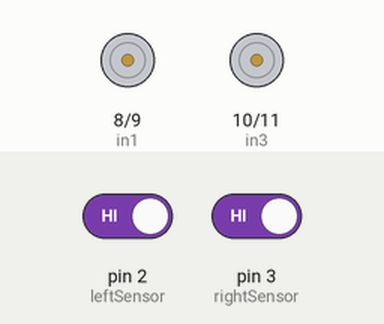
Bench run of a sketch on a simulated Arduino Uno, built with avr-gcc and run on an emulated ATmega328P. Parts: motor-driver pin pairs drawn as motors (green arrow = first pin HIGH = forward, orange = second pin HIGH = backward, longer = more drive). Inputs (shaded band) come from the test bench; at power-on: pin 2 (leftSensor) HIGH, pin 3 (rightSensor) HIGH. What the sketch prints to the serial monitor is not drawn.

Above: at 1.2 s.
1.3 s: pin 2 (leftSensor) driven LOW
At 2.5 s:
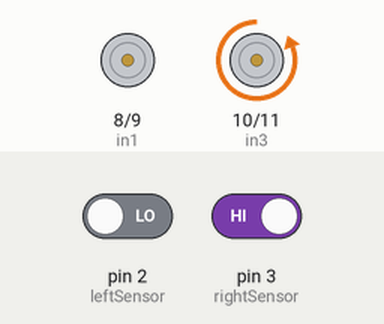
2.8 s: pin 3 (rightSensor) driven LOW
At 3.8 s:
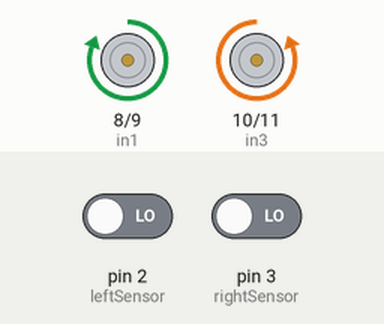
4.3 s: pin 2 (leftSensor) driven HIGH
At 5.0 s:
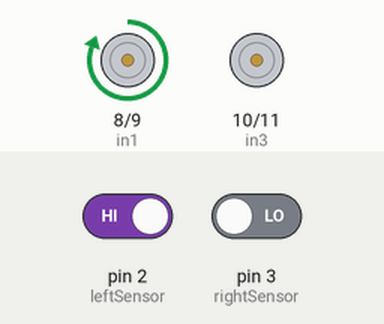
5.8 s: pin 3 (rightSensor) driven HIGH
At 6.1 s:
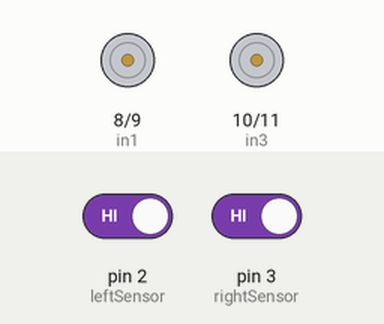
Timing chart, 0 to 8.3 s (numbered marks = the images above; inputs shaded):
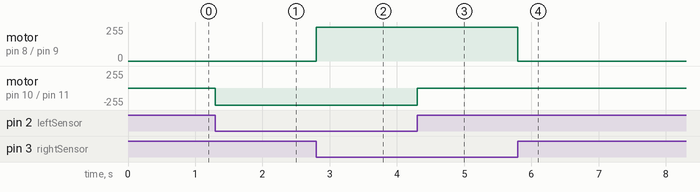

The sketch:

line_follower.ino
```cpp
/*
 * Project: Basic Arduino Line Follower Robot
 * Hardware: Arduino UNO, L298N Motor Driver, 2x IR Sensors, 2x BO Motors
 *
 * Description:
 * This code controls a robot to follow a black line on a white surface.
 * It reads data from two IR sensors and commands the motor driver
 * to steer left, right, or go straight based on the sensor logic.
 */

// --- Pin Definitions ---

// Motor Driver (L298N) Pins - IN1 to IN4 control the motor directions
const int in1 = 8;   // Right Motor Forward
const int in2 = 9;   // Right Motor Backward
const int in3 = 10;  // Left Motor Backward
const int in4 = 11;  // Left Motor Forward

// IR Sensor Pins
const int leftSensor = 2;   // Left IR sensor connected to Digital Pin 2
const int rightSensor = 3;  // Right IR sensor connected to Digital Pin 3

// --- Setup Function ---
// Runs once when the Arduino is powered on or reset.
void setup() {
  // Set motor pins as OUTPUTs (we send commands out to the motor driver)
  pinMode(in1, OUTPUT);
  pinMode(in2, OUTPUT);
  pinMode(in3, OUTPUT);
  pinMode(in4, OUTPUT);

  // Set sensor pins as INPUTs (we read data in from the sensors)
  pinMode(leftSensor, INPUT);
  pinMode(rightSensor, INPUT);

  // Optional: Start Serial Monitor for debugging
  Serial.begin(9600);
  Serial.println("Line Follower Robot Started!");
}

// --- Main Loop Function ---
// Runs repeatedly as long as the Arduino has power.
void loop() {
  // Read sensor values (HIGH or LOW)
  int leftValue = digitalRead(leftSensor);
  int rightValue = digitalRead(rightSensor);

  /*
   * LOGIC EXPLANATION:
   * (Assuming Black Line = HIGH (1), White Surface = LOW (0))
   * Note: Some IR sensors work in reverse (Black = LOW).
   * If your robot acts weird, swap HIGH and LOW in the if conditions.
   */

  // Condition 1: Both sensors on White -> Go Straight
  if (leftValue == LOW && rightValue == LOW) {
    moveForward();
  }
  // Condition 2: Left sensor on Black line -> Turn Left
  else if (leftValue == HIGH && rightValue == LOW) {
    turnLeft();
  }
  // Condition 3: Right sensor on Black line -> Turn Right
  else if (leftValue == LOW && rightValue == HIGH) {
    turnRight();
  }
  // Condition 4: Both sensors on Black line -> Stop (End of line/intersection)
  else if (leftValue == HIGH && rightValue == HIGH) {
    stopRobot();
  }
}

// --- Movement Functions ---

void moveForward() {
  // Right Motor Forward
  digitalWrite(in1, HIGH);
  digitalWrite(in2, LOW);
  // Left Motor Forward
  digitalWrite(in3, LOW);
  digitalWrite(in4, HIGH);
  // Note: in3 and in4 logic depends on how you wired your left motor.
  // If one side spins backward, swap its HIGH/LOW here.
}

void turnLeft() {
  // Right Motor Forward
  digitalWrite(in1, HIGH);
  digitalWrite(in2, LOW);
  // Left Motor Stop (or spin backward for sharper turn)
  digitalWrite(in3, LOW);
  digitalWrite(in4, LOW);
}

void turnRight() {
  // Right Motor Stop (or spin backward)
  digitalWrite(in1, LOW);
  digitalWrite(in2, LOW);
  // Left Motor Forward
  digitalWrite(in3, LOW);
  digitalWrite(in4, HIGH);
}

void stopRobot() {
  // All motors stop
  digitalWrite(in1, LOW);
  digitalWrite(in2, LOW);
  digitalWrite(in3, LOW);
  digitalWrite(in4, LOW);
}
```

Measured:
- after the input at 1.3 s, motor on pin 10 (in3) / pin 11 (in4): stopped → backward 255/255 at once
- after the input at 2.8 s, motor on pin 8 (in1) / pin 9 (in2): stopped → forward 255/255 at once
- after the input at 4.3 s, motor on pin 10 (in3) / pin 11 (in4): backward 255/255 → stopped at once
- after the input at 5.8 s, motor on pin 8 (in1) / pin 9 (in2): forward 255/255 → stopped at once
